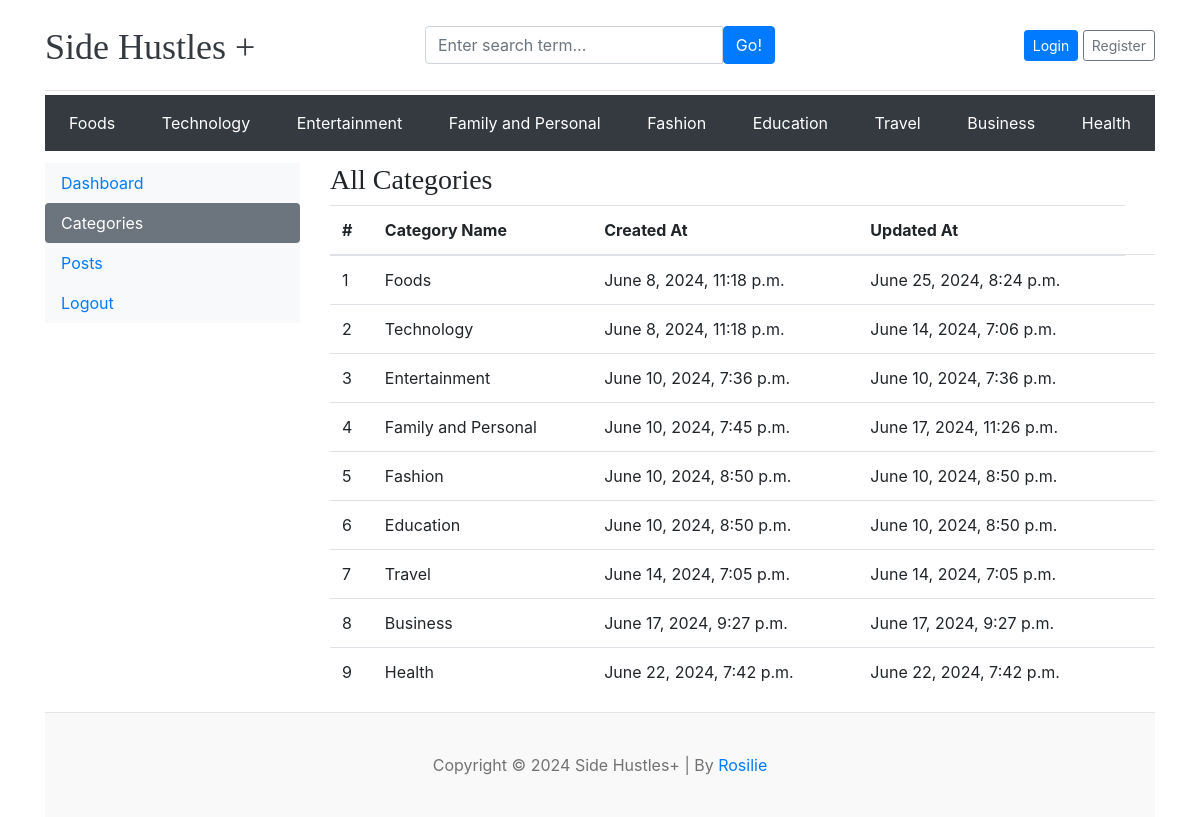
/dashboard/categories/, run on the app's committed database.
### blogs/models.py (models this page shows)
class Category(models.Model):
    category_name = models.CharField(max_length=50, unique=True)
    created_at = models.DateTimeField(auto_now_add=True)
    updated_at = models.DateTimeField(auto_now=True)
    class Meta:
        verbose_name_plural = 'categories'
    def __str__(self):
        return self.category_name

### dashboards/views.py (the view)
# urls.py: path('categories/', views.categories, name='categories'),
def categories(request):
    return render(request, 'dashboard/categories.html')

### blogs/context_processors.py (called while the page is built)
def get_categories(request):
    categories = Category.objects.all()
    return dict(categories=categories)

def get_social_links(request):
    social_links = SocialLink.objects.all()
    return dict(social_links=social_links)

def get_about_us(request):
    try:
        about = About.objects.get()
    except:
        about = None
    return dict(about=about)

### templates/dashboard/categories.html (shortened to what this page needs)
{% extends 'base.html' %}
{% block content %}
<div class="row">
    {% include 'dashboard/sidebar.html'%}
    <div class="col-md-9">
        <h3>All Categories</h3>
        <table class="table table-hover">
            <thead>
                <tr>
                    <th>#</th>
                    <th>Category Name</th>
                    <th>Created At</th>
                    <th>Updated At</th>
                </tr>
            </thead>
            <tbody>
                {% for cat in categories %}
                <tr>
                    <td>{{forloop.counter}}</th>
                    <td>{{cat}}</td>
                    <td>{{cat.created_at}}</td>
                    <td>{{cat.updated_at}}</td>
                    <td>
                    </td>
                </tr>
                {% endfor %}
            </tbody>
        </table>
    </div>
</div>
{% endblock %}

### templates/base.html (shortened to what this page needs)
{% load static %}
<!DOCTYPE html>
<html lang="en">
<head>
    <link href="https://getbootstrap.com/docs/4.0/dist/css/bootstrap.min.css" rel="stylesheet">
    <link href="{% static 'css/blog.css' %}" rel="stylesheet">
    <link rel="stylesheet" href="https://cdnjs.cloudflare.com/ajax/libs/font-awesome/4.7.0/css/font-awesome.min.css">
</head>
<body>
    <div class="container">
        <header class="blog-header py-3">
            <div class="row flex-nowrap justify-content-between align-items-center">
                <div class="col-4 pt-1">
                    <a class="blog-header-logo text-dark" href="/">Side Hustles + </a>
                </div>
                <div class="col-4 ">
                    <form action="{% url 'search' %}" method="GET">
                        <div class="input-group">
                            <input class="form-control" type="text" name="keyword" value="{{keyword}}"
                                placeholder="Enter search term..." aria-label="Enter search term..."
                                aria-describedby="button-search" />
                            <button type="submit" class="btn btn-primary" id="button-search" type="button">Go!</button>
                        </div>
                    </form>
                </div>
                <div class="col-4 d-flex justify-content-end align-items-center">
                    {% if not user.is_authenticated %}
                    <a class="btn btn-sm btn-primary" href="{% url 'login' %}">Login</a> &nbsp;
                    <a class="btn btn-sm btn-outline-secondary" href="{% url 'register' %}">Register</a>
                    {% else %}
                    <span><a href="{% url 'dashboard' %}">Dashboard</a></span>
                    &emsp;
                    <span><a href="{% url 'logout' %}">Logout</a></span>
                    {% endif %}
                </div>
        </header>
        <div class="nav-scroller py-1 mb-2">
            <nav class="navbar navbar-dark bg-dark">
                {% for c in categories%}
                <a class="p-2 text-white" href="{% url 'posts_by_category' c.id %}">{{ c }}</a>
                {% endfor %}
            </nav>
        </div>
        {% block content %}
        {% endblock%}
        <footer class="blog-footer">
            <p>Copyright &copy
                <script>document.write(/\d{4}/.exec(Date())[0])</script> Side Hustles+ | By <a
                    href="https://www.linkedin.com/in/rosilielim/" target="_blank">Rosilie</a>
            </p>
        </footer>
    </div>
</body>
</html>

### blog_main/static/css/blog.css (style rules this page uses)
.blog-header { border-bottom: 1px solid #e5e5e5; }
.blog-header-logo { font-family: "Playfair Display", Georgia, "Times New Roman", serif ; font-size: 2.25rem; }
h1, h2, h3, h4, h5, h6 { font-family: "Playfair Display", Georgia, "Times New Roman", serif ; }
.blog-footer { padding: 2.5rem 0; color: #727272; text-align: center; background-color: #f9f9f9; border-top: .05rem solid #e5e5e5; }
.blog-footer p:last-child { margin-bottom: 0; }

### data on the page
Category: category_name "Foods", created_at "June 8, 2024, 11:18 p.m.", updated_at "June 25, 2024, 8:24 p.m."
Category: category_name "Technology", created_at "June 8, 2024, 11:18 p.m.", updated_at "June 14, 2024, 7:06 p.m."
Category: category_name "Entertainment", created_at "June 10, 2024, 7:36 p.m.", updated_at "June 10, 2024, 7:36 p.m."
Category: category_name "Family and Personal", created_at "June 10, 2024, 7:45 p.m.", updated_at "June 17, 2024, 11:26 p.m."
Category: category_name "Fashion", created_at "June 10, 2024, 8:50 p.m.", updated_at "June 10, 2024, 8:50 p.m."
Category: category_name "Education", created_at "June 10, 2024, 8:50 p.m.", updated_at "June 10, 2024, 8:50 p.m."
Category: category_name "Travel", created_at "June 14, 2024, 7:05 p.m.", updated_at "June 14, 2024, 7:05 p.m."
Category: category_name "Business", created_at "June 17, 2024, 9:27 p.m.", updated_at "June 17, 2024, 9:27 p.m."
Category: category_name "Health", created_at "June 22, 2024, 7:42 p.m.", updated_at "June 22, 2024, 7:42 p.m."
